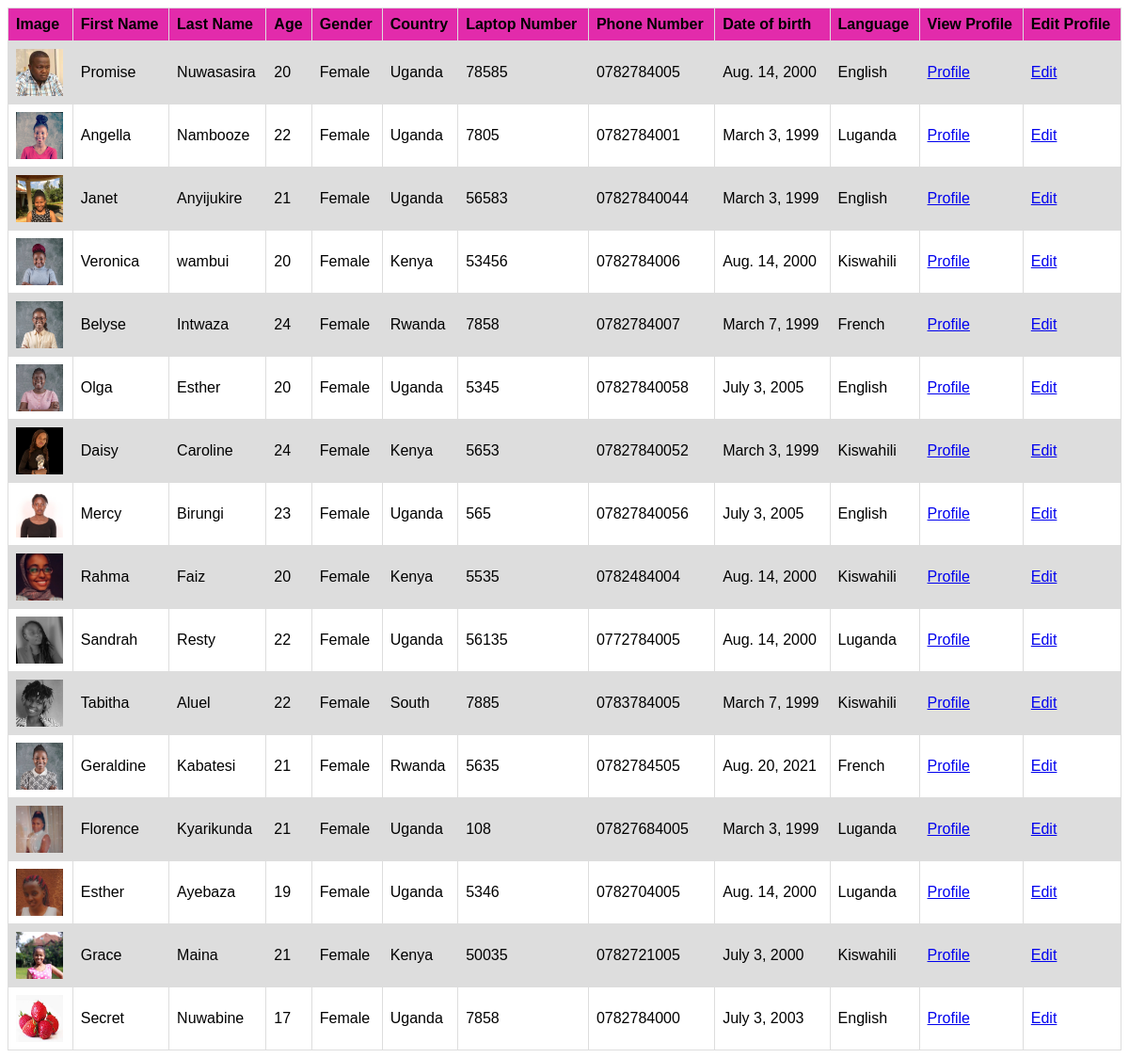
The page /student/list/ on the database its author committed.
### student/models.py (models this page shows, shortened)
class Student(models.Model):
    UG = "Uganda"
    KE = "Kenya"
    RW = "Rwanda"
    SS = "South Sudan"
    SN = "South"
    NATIONS = (
        (UG, "Uganda"),
        (KE, "Kenya"),
        (RW, "Rwanda"),
        (SS, "South Sudan"),
        (SN, "Sudan")
    )
    FE = "Female"
    ME = "Male"
    GENDER = (
        (FE, "Female"),
        (ME, "Male")
    )
    image=models.ImageField()
    first_name=models.CharField(max_length=15)
    last_name=models.CharField(max_length=25)
    age=models.PositiveIntegerField(null="True",blank="True")
    date_of_birth=models.DateField(null="True",blank="True")
    country=models.CharField(max_length=20,choices=NATIONS, default="Uganda")
    gender=models.CharField(max_length=7, choices=GENDER, default= "Female")
    student_Id =models.PositiveSmallIntegerField(null="True",blank="True")
    nationality=models.CharField(max_length=20,null="True",blank="True")
    national_Id=models.CharField(max_length=25,null="True",blank="True")
    language=models.CharField(max_length=20,null="True",blank="True")
    role_number=models.CharField(max_length=4,null="True",blank="True")
    date_of_enrolment=models.DateField(null="True",blank="True")
    medical_report=models.FileField(upload_to="images",null="True",blank="True")
    laptop_number=models.CharField(max_length=5,null="True",blank="True")
    phone_number=models.CharField(max_length=15,null="True",blank="True")

### student/views.py (the view)
# urls.py: path("list/",student_list, name ="student_list"),
def student_list(request):
    students=Student.objects.all()
    return render(request, "student_list.html",{"students":students})

### student/templates/student_list.html (shortened to what this page needs)
{% load static%}
<!DOCTYPE html>
<html lang="en">
<head>
</head>
<body>
    <table>
        <tr>
            <th>Image</th>
            <th>First Name</th>
            <th>Last Name</th>
            <th>Age</th>
            <th>Gender </th>
            <th>Country </th>
            <th>Laptop Number</th>
            <th>Phone Number </th>
            <th>Date of birth </th>
            <th>Language</th>
            <th> View Profile</th>
            <th>Edit Profile</th>
            </tr>
            <tr>
            {% for student in students %}
            <td><img src="{{ student.image.url }}"></td>
            <td>{{ student.first_name }}</td>
            <td>{{ student.last_name }}</td>
            <td>{{ student.age}}</td>
            <td>{{ student.gender }}</td>
            <td>{{ student.country }}</td>
            <td>{{ student.laptop_number }}</td>
            <td>{{ student.phone_number }}</td>
            <td>{{ student.date_of_birth }}</td>
            <td>{{ student.language }}</td>
            <td><a href="{% url 'student_profile' id=student.id %}"> Profile</a></td>
            <td><a href="{% url 'edit_student' id=student.id %}"> Edit</a></td>
            </tr>
        {% endfor %}
    </table>
</body>
</html>

### student/templates/student_list.html (style rules this page uses)
img { width: 50px; height: 50px; }
table { font-family: arial, sans-serif; border-collapse: collapse; width: 100%; height: 50px; }
td, th { border: 1px solid #dddddd; text-align: left; padding: 8px; text-decoration: none; }
th { background-color: rgb(226, 43, 171); }
tr:nth-child(even) { background-color: #dddddd; }

### rows shown on the page
Student: image (picture), first_name "Promise", last_name "Nuwasasira", age "20", gender "Female", country "Uganda", laptop_number "78585", phone_number "0782784005", date_of_birth "Aug. 14, 2000", language "English"
Student: image (picture), first_name "Angella", last_name "Nambooze", age "22", gender "Female", country "Uganda", laptop_number "7805", phone_number "0782784001", date_of_birth "March 3, 1999", language "Luganda"
Student: image (picture), first_name "Janet", last_name "Anyijukire", age "21", gender "Female", country "Uganda", laptop_number "56583", phone_number "07827840044", date_of_birth "March 3, 1999", language "English"
Student: image (picture), first_name "Veronica", last_name "wambui", age "20", gender "Female", country "Kenya", laptop_number "53456", phone_number "0782784006", date_of_birth "Aug. 14, 2000", language "Kiswahili"
Student: image (picture), first_name "Belyse", last_name "Intwaza", age "24", gender "Female", country "Rwanda", laptop_number "7858", phone_number "0782784007", date_of_birth "March 7, 1999", language "French"
Student: image (picture), first_name "Olga", last_name "Esther", age "20", gender "Female", country "Uganda", laptop_number "5345", phone_number "07827840058", date_of_birth "July 3, 2005", language "English"
Student: image (picture), first_name "Daisy", last_name "Caroline", age "24", gender "Female", country "Kenya", laptop_number "5653", phone_number "07827840052", date_of_birth "March 3, 1999", language "Kiswahili"
Student: image (picture), first_name "Mercy", last_name "Birungi", age "23", gender "Female", country "Uganda", laptop_number "565", phone_number "07827840056", date_of_birth "July 3, 2005", language "English"
Student: image (picture), first_name "Rahma", last_name "Faiz", age "20", gender "Female", country "Kenya", laptop_number "5535", phone_number "0782484004", date_of_birth "Aug. 14, 2000", language "Kiswahili"
Student: image (picture), first_name "Sandrah", last_name "Resty", age "22", gender "Female", country "Uganda", laptop_number "56135", phone_number "0772784005", date_of_birth "Aug. 14, 2000", language "Luganda"
Student: image (picture), first_name "Tabitha", last_name "Aluel", age "22", gender "Female", country "South", laptop_number "7885", phone_number "0783784005", date_of_birth "March 7, 1999", language "Kiswahili"
Student: image (picture), first_name "Geraldine", last_name "Kabatesi", age "21", gender "Female", country "Rwanda", laptop_number "5635", phone_number "0782784505", date_of_birth "Aug. 20, 2021", language "French"
Student: image (picture), first_name "Florence", last_name "Kyarikunda", age "21", gender "Female", country "Uganda", laptop_number "108", phone_number "07827684005", date_of_birth "March 3, 1999", language "Luganda"
Student: image (picture), first_name "Esther", last_name "Ayebaza", age "19", gender "Female", country "Uganda", laptop_number "5346", phone_number "0782704005", date_of_birth "Aug. 14, 2000", language "Luganda"
Student: image (picture), first_name "Grace", last_name "Maina", age "21", gender "Female", country "Kenya", laptop_number "50035", phone_number "0782721005", date_of_birth "July 3, 2000", language "Kiswahili"
Student: image (picture), first_name "Secret", last_name "Nuwabine", age "17", gender "Female", country "Uganda", laptop_number "7858", phone_number "0782784000", date_of_birth "July 3, 2003", language "English"
